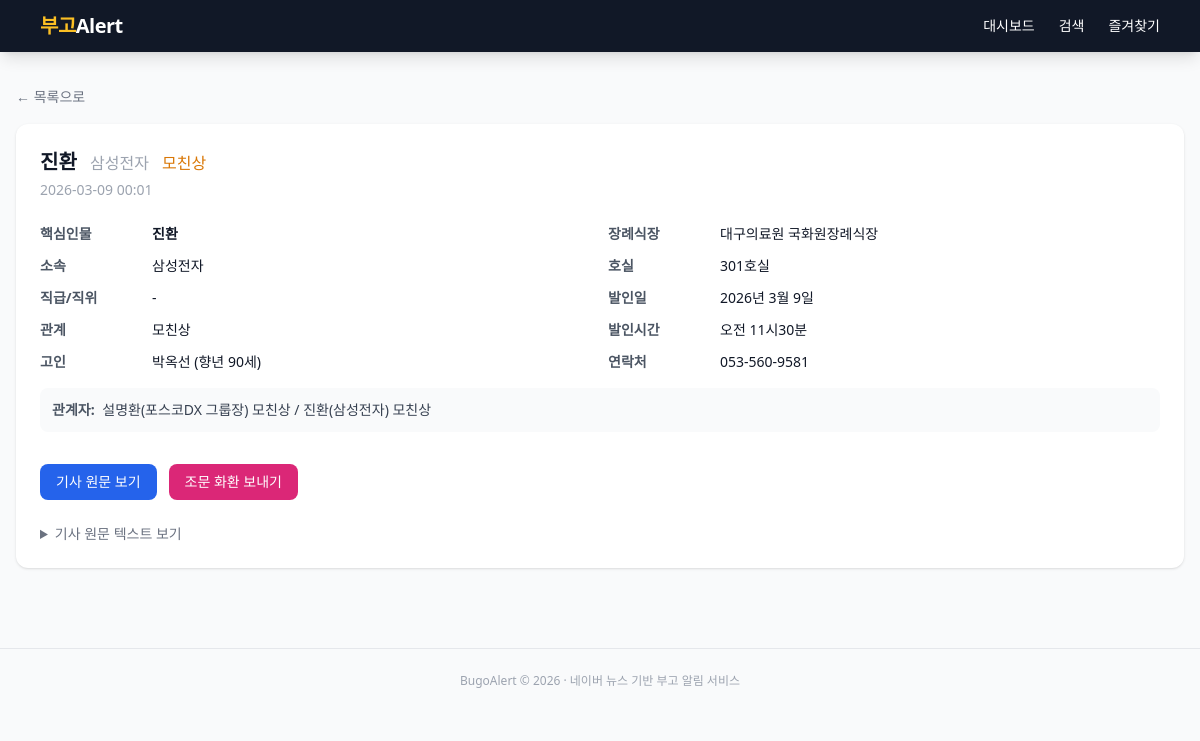
The app's page /obituary/569 with its own data.
### app/models.py (models this page shows)
class Obituary(Base):
    __tablename__ = "obituaries"
    id = Column(Integer, primary_key=True, autoincrement=True)
    source_url = Column(String(512), nullable=False)
    source_urls = Column(Text, nullable=True)  # JSON 배열: 병합된 모든 기사 URL
    title = Column(String(512), nullable=False)
    key_person = Column(String(100))
    organization = Column(String(200))
    position = Column(String(200))
    deceased_name = Column(String(100))
    deceased_age = Column(String(50))
    relationship = Column(String(100))
    related_persons = Column(Text)
    funeral_hall = Column(String(200))
    room_number = Column(String(50))
    funeral_date = Column(String(100))
    funeral_time = Column(String(50))
    contact = Column(String(100))
    remarks = Column(Text)
    raw_text = Column(Text)
    published_at = Column(DateTime)
    created_at = Column(DateTime, default=datetime.utcnow)
    dedup_key = Column(String(200), unique=True, nullable=True)
    __table_args__ = (
        Index("ix_obituaries_key_person", "key_person"),
        Index("ix_obituaries_org", "organization"),
        Index("ix_obituaries_published", "published_at"),
        Index("ix_obituaries_dedup", "dedup_key"),
        Index("ix_obituaries_source_url", "source_url"),
    )

### app/routers/obituaries.py (the view)
@router.get("/obituary/{obituary_id}")
async def detail(
    request: Request,
    obituary_id: int,
    db: Session = Depends(get_db),
):
    obit = db.query(Obituary).filter(Obituary.id == obituary_id).first()
    if obit is None:
        if request.headers.get("HX-Request"):
            return request.app.state.templates.TemplateResponse(
                "partials/obituary_detail.html",
                {"request": request, "obit": None},
            )
        raise HTTPException(status_code=404, detail="부고를 찾을 수 없습니다")
    if request.headers.get("HX-Request"):
        return request.app.state.templates.TemplateResponse(
            "partials/obituary_detail.html",
            {"request": request, "obit": obit},
        )
    return request.app.state.templates.TemplateResponse(
        "detail.html",
        {"request": request, "obit": obit},
    )

### app/templates/detail.html (shortened to what this page needs)
{% extends "base.html" %}
{% block content %}
{% if obit %}
<div class="mb-4">
  <a href="/" class="text-sm text-gray-500 hover:text-gray-700">&larr; 목록으로</a>
</div>
<div class="bg-white rounded-xl shadow p-6">
  <h1 class="text-xl font-bold mb-1">
    {{ obit.key_person or '부고' }}
    {% if obit.organization %}
    <span class="text-gray-400 font-normal text-base ml-2">{{ obit.organization }}{% if obit.position %} {{ obit.position }}{% endif %}</span>
    {% endif %}
    {% if obit.relationship %}
    <span class="text-amber-600 font-normal text-base ml-2">{{ obit.relationship }}</span>
    {% endif %}
  </h1>
  <p class="text-sm text-gray-400 mb-6">{{ obit.published_at.strftime('%Y-%m-%d %H:%M') if obit.published_at else '' }}</p>
  <div class="grid grid-cols-1 md:grid-cols-2 gap-4 text-sm">
    <div class="space-y-3">
      <div class="flex">
        <span class="font-semibold text-gray-600 w-28 shrink-0">핵심인물</span>
        <span class="font-bold">{{ obit.key_person or '-' }}</span>
      </div>
      <div class="flex">
        <span class="font-semibold text-gray-600 w-28 shrink-0">소속</span>
        <span>{{ obit.organization or '-' }}</span>
      </div>
      <div class="flex">
        <span class="font-semibold text-gray-600 w-28 shrink-0">직급/직위</span>
        <span>{{ obit.position or '-' }}</span>
      </div>
      <div class="flex">
        <span class="font-semibold text-gray-600 w-28 shrink-0">관계</span>
        <span>{{ obit.relationship or '-' }}</span>
      </div>
      <div class="flex">
        <span class="font-semibold text-gray-600 w-28 shrink-0">고인</span>
        <span>{{ obit.deceased_name or '-' }}{% if obit.deceased_age %} (향년 {{ obit.deceased_age }}){% endif %}</span>
      </div>
    </div>
    <div class="space-y-3">
      <div class="flex">
        <span class="font-semibold text-gray-600 w-28 shrink-0">장례식장</span>
        <span>{{ obit.funeral_hall or '-' }}</span>
      </div>
      <div class="flex">
        <span class="font-semibold text-gray-600 w-28 shrink-0">호실</span>
        <span>{{ obit.room_number or '-' }}</span>
      </div>
      <div class="flex">
        <span class="font-semibold text-gray-600 w-28 shrink-0">발인일</span>
        <span>{{ (obit.funeral_date or '-')|format_funeral_date_full }}</span>
      </div>
      <div class="flex">
        <span class="font-semibold text-gray-600 w-28 shrink-0">발인시간</span>
        <span>{{ obit.funeral_time or '-' }}</span>
      </div>
      <div class="flex">
        <span class="font-semibold text-gray-600 w-28 shrink-0">연락처</span>
        <span>{{ obit.contact or '-' }}</span>
      </div>
    </div>
  </div>
  {% if obit.related_persons %}
  <div class="mt-4 p-3 bg-gray-50 rounded-lg text-sm">
    <span class="font-semibold text-gray-600">관계자:</span>
    <span class="text-gray-700 ml-1">{{ obit.related_persons }}</span>
  </div>
  {% endif %}
  <div class="mt-8 flex flex-wrap gap-3">
    <a href="{{ obit.source_url }}" target="_blank"
       class="px-4 py-2 bg-blue-600 text-white rounded-lg text-sm font-medium hover:bg-blue-700 transition">
      기사 원문 보기
    </a>
    <a href="/flower/order/{{ obit.id }}"
       class="px-4 py-2 bg-pink-600 text-white rounded-lg text-sm font-medium hover:bg-pink-700 transition">
      조문 화환 보내기
    </a>
  </div>
  {% if obit.raw_text %}
  <details class="mt-6">
    <summary class="text-sm text-gray-500 cursor-pointer hover:text-gray-700">기사 원문 텍스트 보기</summary>
  </details>
  {% endif %}
</div>
{% else %}
<div class="text-center py-20 text-gray-400">
  <p class="text-lg">부고를 찾을 수 없습니다</p>
  <a href="/" class="text-blue-500 hover:underline text-sm mt-2 inline-block">목록으로 돌아가기</a>
</div>
{% endif %}
{% endblock %}

### app/templates/base.html (style rules this page uses)
html { font-size: clamp(14px, 2vw, 16px); }
body { font-size: 1rem; }

### records on screen
Obituary: key_person "진환", organization "삼성전자", relationship "모친상", published_at "2026-03-09 00:01", position "-", deceased_name "박옥선", deceased_age "90세", funeral_hall "대구의료원 국화원장례식장", room_number "301호실", funeral_date "2026년 3월 9일", funeral_time "오전 11시30분", contact "053-560-9581", related_persons "설명환(포스코DX 그룹장) 모친상 / 진환(삼성전자) 모친상"
